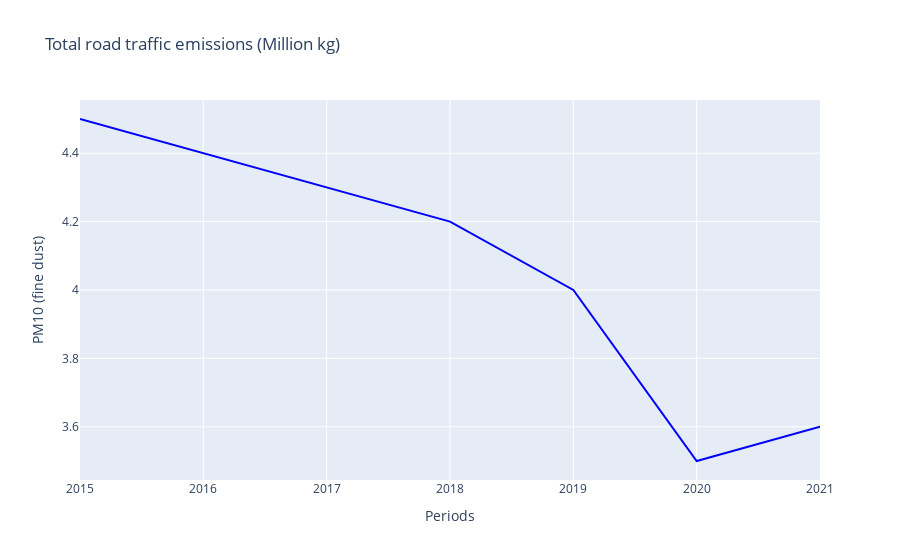
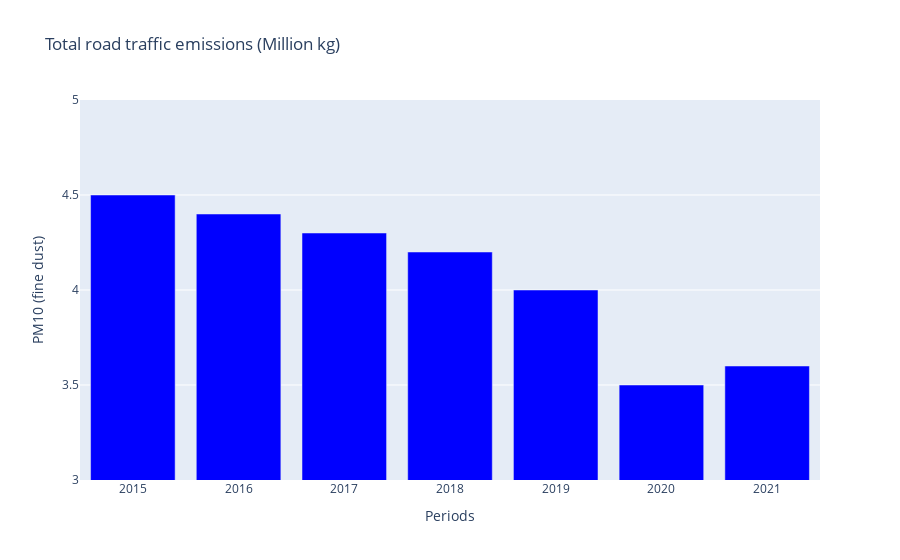

The notebook cell these images were saved under, in order:
### Markdown cell above
## PM10 (Fine Dust):

### Code cell
# Line chart

figpm10line = px.line(df_roadlimited, x='Periods', y='PM10 (fine dust)',
                 title='Total road traffic emissions (Million kg)')
figpm10line.update_traces(line_color='blue')
figpm10line.show()

# Bar chart

figpm10bar = px.bar(df_roadlimited, x='Periods', y='PM10 (fine dust)',
                 title='Total road traffic emissions (Million kg)')
figpm10bar.update_yaxes(range=(3,5))
figpm10bar.update_traces(marker_color='blue')
figpm10bar.show()

### Figure 1 — Plotly figure (JSON) as saved in the notebook; plotly's stock layout.template omitted (floating-point values rounded to 4 significant figures)
{"data": [{"hovertemplate": "Periods=%{x}<br>PM10 (fine dust)=%{y}<extra></extra>", "legendgroup": "", "line": {"color": "blue", "dash": "solid"}, "marker": {"symbol": "circle"}, "mode": "lines", "name": "", "orientation": "v", "showlegend": false, "type": "scatter", "x": [2015, 2016, 2017, 2018, 2019, 2020, 2021], "xaxis": "x", "y": [4.5, 4.4, 4.3, 4.2, 4, 3.5, 3.6], "yaxis": "y"}], "layout": {"legend": {"tracegroupgap": 0}, "title": {"text": "Total road traffic emissions (Million kg)"}, "xaxis": {"anchor": "y", "domain": [0, 1], "title": {"text": "Periods"}}, "yaxis": {"anchor": "x", "domain": [0, 1], "title": {"text": "PM10 (fine dust)"}}}}

### Figure 2 — Plotly figure (JSON) as saved in the notebook; plotly's stock layout.template omitted (floating-point values rounded to 4 significant figures)
{"data": [{"alignmentgroup": "True", "hovertemplate": "Periods=%{x}<br>PM10 (fine dust)=%{y}<extra></extra>", "legendgroup": "", "marker": {"color": "blue", "pattern": {"shape": ""}}, "name": "", "offsetgroup": "", "orientation": "v", "showlegend": false, "textposition": "auto", "type": "bar", "x": [2015, 2016, 2017, 2018, 2019, 2020, 2021], "xaxis": "x", "y": [4.5, 4.4, 4.3, 4.2, 4, 3.5, 3.6], "yaxis": "y"}], "layout": {"barmode": "relative", "legend": {"tracegroupgap": 0}, "title": {"text": "Total road traffic emissions (Million kg)"}, "xaxis": {"anchor": "y", "domain": [0, 1], "title": {"text": "Periods"}}, "yaxis": {"anchor": "x", "domain": [0, 1], "range": [3, 5], "title": {"text": "PM10 (fine dust)"}}}}
